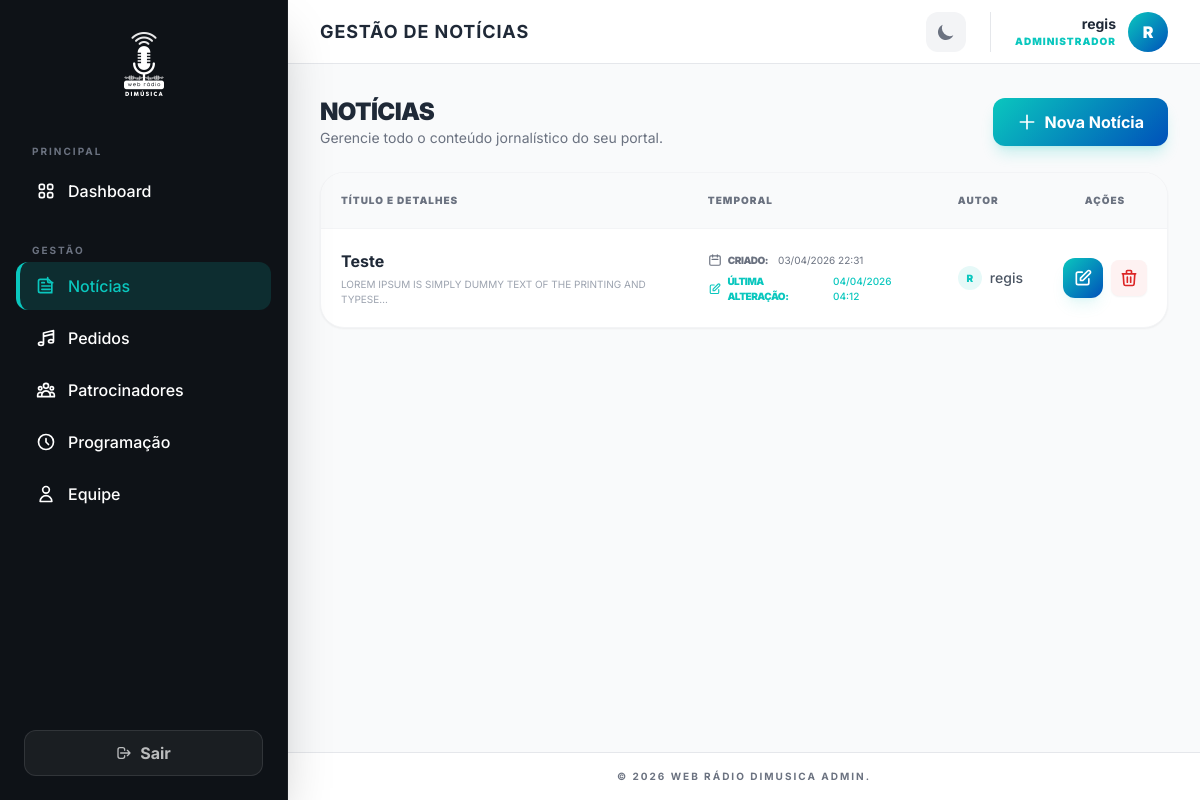
The app's page /painel/noticias/ (signed in), older data.
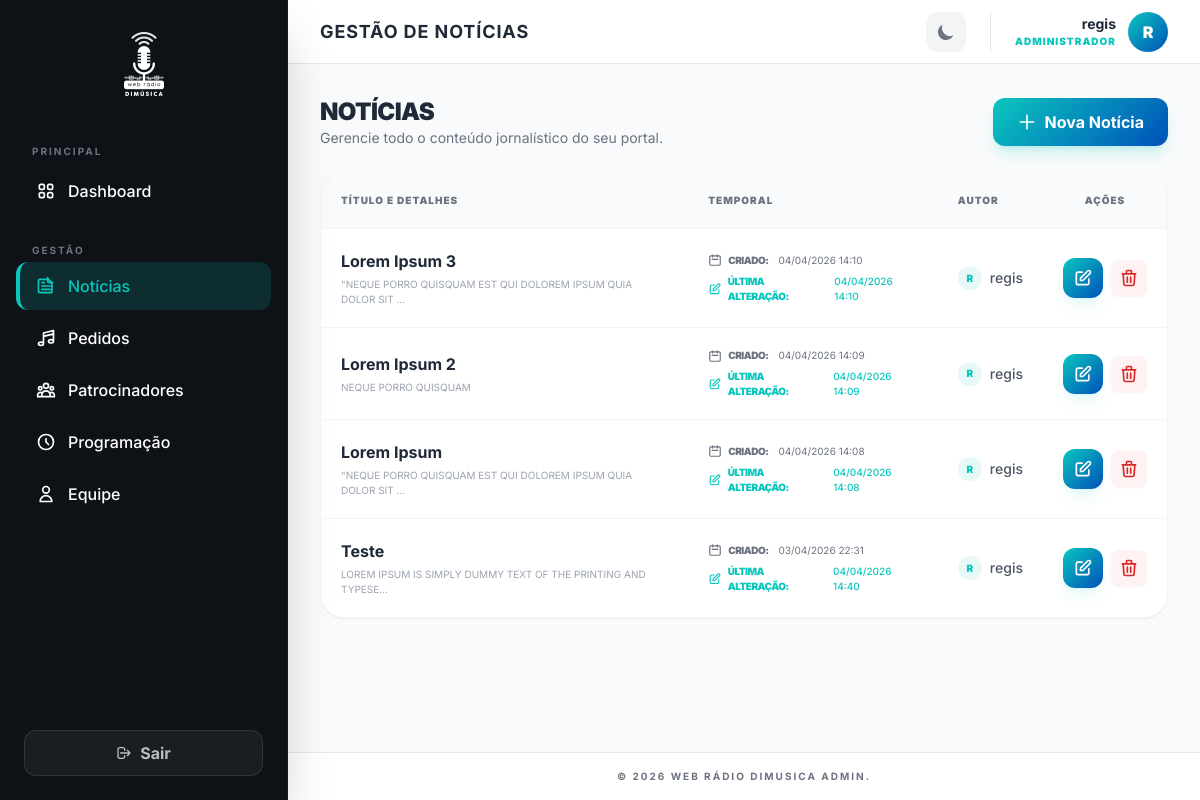
The same page, newer data.
### notices/models.py (models this page shows, shortened)
class Noticias(models.Model):
    titulo = models.CharField(max_length=255, unique=True, blank=False, null=False)
    subtitulo = models.TextField(blank=False, null=False)
    conteudo = models.TextField(blank=False, null=False)
    created_at = models.DateTimeField(auto_now_add=True)
    updated_at = models.DateTimeField(auto_now=True)
    created_by = models.ForeignKey(User, on_delete=models.SET_NULL, null=True, related_name='noticias_criadas')
    updated_by = models.ForeignKey(User, on_delete=models.SET_NULL, null=True, related_name='noticias_editadas')

### webadmin/views.py (the view)
# urls.py: path('noticias/', views.noticias_list, name='admin_noticias_list'),
@login_required(login_url='admin_login')
def noticias_list(request):
    noticias = Noticias.objects.all().order_by('-created_at')
    return render(request, 'webadmin/noticias_list.html', {
        'noticias': noticias
    })

### webadmin/templates/webadmin/noticias_list.html (shortened to what the changed rows need)
{% extends 'webadmin/base.html' %}
{% block page_title %}Gestão de Notícias{% endblock %}
{% block content %}
<div class="space-y-6">
    <div class="flex flex-col sm:flex-row justify-between items-start sm:items-center gap-4">
        <div>
            <h2 class="text-2xl font-black text-gray-800 dark:text-white uppercase tracking-tight">Notícias</h2>
        </div>
    </div>
    <div class="bg-white dark:bg-dark-lighter rounded-3xl border border-gray-100 dark:border-white/5 shadow-sm overflow-hidden">
        <div class="overflow-x-auto">
            <table class="w-full text-left border-collapse">
                <thead>
                    <tr class="bg-gray-50 dark:bg-white/5 text-gray-500 dark:text-gray-400">
                        <th class="p-5 text-[10px] font-black uppercase tracking-widest border-b border-gray-100 dark:border-white/5">Título e Detalhes</th>
                        <th class="p-5 text-[10px] font-black uppercase tracking-widest border-b border-gray-100 dark:border-white/5 hidden md:table-cell">Temporal</th>
                        <th class="p-5 text-[10px] font-black uppercase tracking-widest border-b border-gray-100 dark:border-white/5 hidden lg:table-cell">Autor</th>
                        <th class="p-5 text-[10px] font-black uppercase tracking-widest border-b border-gray-100 dark:border-white/5 text-center">Ações</th>
                    </tr>
                </thead>
                <tbody class="divide-y divide-gray-100 dark:divide-white/5">
                    {% for n in noticias %}
                    <tr class="hover:bg-gray-50/50 dark:hover:bg-white/5 transition-colors group">
                        <td class="p-5">
                            <div class="flex flex-col">
                                <span class="text-gray-800 dark:text-white font-bold group-hover:text-teal transition-colors break-words">{{ n.titulo }}</span>
                                <span class="text-[10px] text-gray-400 uppercase mt-1">{{ n.subtitulo|truncatechars:60 }}</span>
                            </div>
                        </td>
                        <td class="p-5 hidden md:table-cell">
                            <div class="flex flex-col gap-1.5 text-[10px]">
                                <span class="text-gray-500 dark:text-gray-400 flex items-center gap-1.5">
                                    <svg class="w-3.5 h-3.5" fill="none" stroke="currentColor" viewBox="0 0 24 24"><path stroke-linecap="round" stroke-linejoin="round" stroke-width="2" d="M8 7V3m8 4V3m-9 8h10M5 21h14a2 2 0 002-2V7a2 2 0 00-2-2H5a2 2 0 00-2 2v12a2 2 0 002 2z" /></svg>
                                    <span class="font-black uppercase tracking-tighter mr-1">Criado:</span> {{ n.created_at|date:"d/m/Y H:i" }}
                                </span>
                                <span class="text-teal font-medium flex items-center gap-1.5">
                                    <svg class="w-3.5 h-3.5" fill="none" stroke="currentColor" viewBox="0 0 24 24"><path stroke-linecap="round" stroke-linejoin="round" stroke-width="2" d="M11 5H6a2 2 0 00-2 2v11a2 2 0 002 2h11a2 2 0 002-2v-5m-1.414-9.414a2 2 0 112.828 2.828L11.828 15H9v-2.828l8.586-8.586z" /></svg>
                                    <span class="font-black uppercase tracking-tighter mr-1">Última alteração:</span> {{ n.updated_at|date:"d/m/Y H:i" }}
                                </span>
                            </div>
                        </td>
                        <td class="p-5 hidden lg:table-cell">
                            {% if n.updated_by %}
                                <div class="flex items-center gap-2">
                                    <div class="w-6 h-6 rounded-full bg-teal/10 text-teal flex items-center justify-center text-[10px] font-black uppercase">
                                        {{ n.updated_by.username|first }}
                                    </div>
                                    <span class="text-gray-600 dark:text-gray-400 text-sm font-medium">{{ n.updated_by.username }}</span>
                                </div>
                            {% else %}
                                <span class="text-gray-400 text-xs italic">Automático</span>
                            {% endif %}
                        </td>
                        <td class="p-5">
                            <div class="flex gap-2 items-center justify-center">
                                <a href="{% url 'admin_noticia_edit' n.id %}" class="btn-gradient text-white p-2.5 rounded-xl shadow-lg shadow-teal/10 hover:scale-110 active:scale-95 transition-all" title="Editar">
                                    <svg class="w-5 h-5" fill="none" stroke="currentColor" viewBox="0 0 24 24"><path stroke-linecap="round" stroke-linejoin="round" stroke-width="2" d="M11 5H6a2 2 0 00-2 2v11a2 2 0 002 2h11a2 2 0 002-2v-5m-1.414-9.414a2 2 0 112.828 2.828L11.828 15H9v-2.828l8.586-8.586z" /></svg>
                                </a>
                                <form action="{% url 'admin_noticia_delete' n.id %}" method="post" class="inline">
                                    <button type="button" onclick="openDeleteModal(this.parentElement, 'a notícia \'{{ n.titulo|escapejs }}\'')" class="p-2 rounded-lg bg-red-50 dark:bg-red-900/20 text-red-600 dark:text-red-400 hover:bg-red-600 hover:text-white transition-all shadow-sm" title="Excluir">
                                        <svg class="w-5 h-5" fill="none" stroke="currentColor" viewBox="0 0 24 24"><path stroke-linecap="round" stroke-linejoin="round" stroke-width="2" d="M19 7l-.867 12.142A2 2 0 0116.138 21H7.862a2 2 0 01-1.995-1.858L5 7m5 4v6m4-6v6m1-10V4a1 1 0 00-1-1h-4a1 1 0 00-1 1v3M4 7h16" /></svg>
                                    </button>
                                </form>
                            </div>
                        </td>
                    </tr>
                    {% endfor %}
                </tbody>
            </table>
        </div>
    </div>
</div>
{% endblock %}

Row changes from the older to the newer data that the page shows:
added Noticias: titulo "Lorem Ipsum 3", subtitulo "\"NEQUE PORRO QUISQUAM EST QUI DOLOREM IPSUM QUIA DOLOR SIT …", created_at "04/04/2026 14:10", updated_at "04/04/2026 14:10", updated_by.username|first "R", updated_by.username "regis"
added Noticias: titulo "Lorem Ipsum 2", subtitulo "NEQUE PORRO QUISQUAM", created_at "04/04/2026 14:09", updated_at "04/04/2026 14:09", updated_by.username|first "R", updated_by.username "regis"
added Noticias: titulo "Lorem Ipsum", subtitulo "\"NEQUE PORRO QUISQUAM EST QUI DOLOREM IPSUM QUIA DOLOR SIT …", created_at "04/04/2026 14:08", updated_at "04/04/2026 14:08", updated_by.username|first "R", updated_by.username "regis"
changed Noticias "Teste": updated_at "04/04/2026 04:12" → "04/04/2026 14:40"
